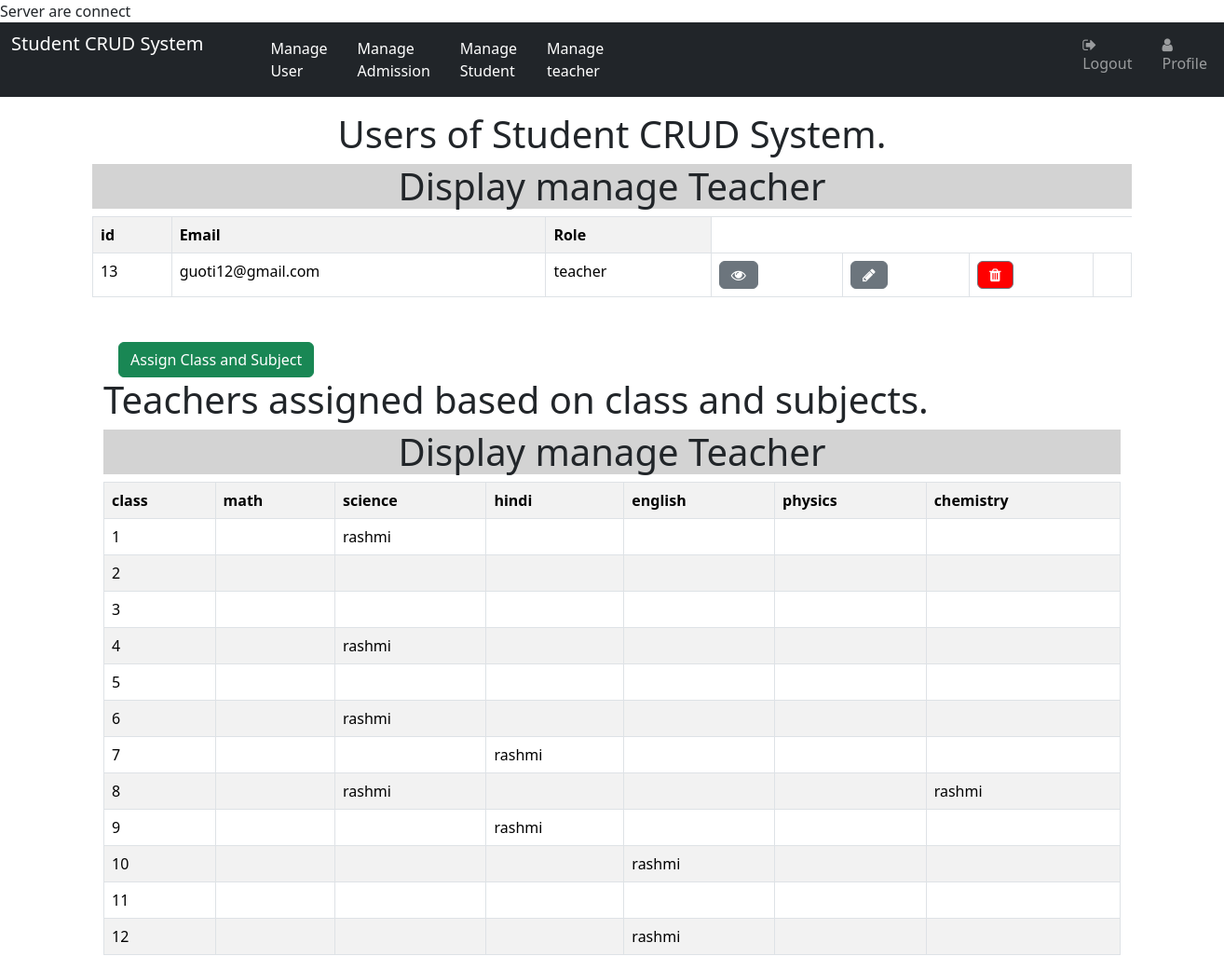
/manageteacher.php (signed in), run on the app's committed database.
### tables this page shows
CREATE TABLE `user` (
  `id` int(5) NOT NULL,
  `city` varchar(255) NOT NULL,
  `class` enum('','1','2','3','4','5','6','7','8','9','10','11','12') NOT NULL,
  `section` enum('','A','B','C') NOT NULL,
  `country` varchar(255) NOT NULL,
  `email` varchar(255) NOT NULL,
  `name` varchar(255) NOT NULL,
  `Role` enum('user','teacher','admin','student','admission') NOT NULL DEFAULT 'user',
  `userimage` varchar(255) NOT NULL,
  `password` varchar(255) NOT NULL,
  `subject` enum('physics','maths','chemestry') NOT NULL,
  `state` varchar(255) NOT NULL,
  `rollno` int(20) NOT NULL
);

CREATE TABLE `classes` (
  `class` int(100) NOT NULL,
  `maths` varchar(255) NOT NULL,
  `science` varchar(255) NOT NULL,
  `hindi` varchar(255) NOT NULL,
  `english` varchar(255) NOT NULL,
  `physics` varchar(255) NOT NULL,
  `chemistry` varchar(255) NOT NULL
);

### manageteacher.php (the view, shortened to what this page needs)
<?php
include'dbcon.php';
?>
<html>
<head>
   <link rel="stylesheet" type="text/css" href="css/bootstrap.min.css">
   <link  rel="stylesheet" href="style.css" type="text/css">
   <link rel="stylesheet" href="https://cdnjs.cloudflare.com/ajax/libs/font-awesome/4.7.0/css/font-awesome.min.css">
 </head>
 <body>
   <nav class="navbar navbar-expand bg-dark navbar-dark" id="nav1">
    <div class="container-fluid">
        <ul class="navbar-nav">
            <li class="nav-item" id="brand">
                <a class="navbar-brand" href="login.php" >Student CRUD System</a>
            </li>
            <li class="nav-item" id="hm">
                <a class="nav-link ms-3 active" href="admin.php"></a>
            </li>
            <li class="nav-item" id="hm">
                <a class="nav-link ms-3 active" href="manageuser.php">Manage User</a>
            </li>
            <li class="nav-item" id="hm">
                <a class="nav-link ms-3 active" href="manageadmission.php">Manage Admission</a>
            </li>
            <li class="nav-item" id="hm">
                <a class="nav-link ms-3 active" href="managestudent.php">Manage Student</a>
            </li>
            <li class="nav-item" id="hm">
                <a class="nav-link ms-3 active" href="manageteacher.php">Manage teacher</a>
            </li>
            <li class="nav-item" id="hm">
                <a class="nav-link mr-3 active" href=""></a>
            </li>
            <li class="nav-item" id="hm">
                <a class="nav-link mr-3 active" href=""></a>
            </li>
             <li class="nav-item" id="lgout">
                <a class="nav-link ms-3" href="logout.php"><i class="fa fa-sign-out"></i>Logout</a>
            </li>
            <li calss="nav-item" id="prfa">
                <a class="nav-link ms-3" href="profile.php"><i class="fa fa-user"></i> Profile</a>
            </li>
        </ul>
    </div>
</nav>
  <div class="container">
  <h1 class="mt-3 text-center">Users of Student CRUD System.</h1>
  <div class="col-lg-12">
     <h1 style="background-color:lightgrey" align="center"> Display manage Teacher</h1>
     <table class="table table-striped table-hover table-bordered">
     <tr>
      <th style="color:black">id</th>
       <th style="color:black">Email</th>
      <th style="color: black">Role</th>
    </tr>
<?php
    $sql = "SELECT * from user WHERE Role='teacher'";
    $result = mysqli_query($con, $sql);
    while ($res = mysqli_fetch_array($result)) {
?>
    <tr>
        <td><?php echo $res['id']; ?></td>
        <td><?php echo $res['email']; ?></td>
        <td><?php echo $res['Role']; ?></td>
         <td><?php  echo '<a href="read.php?id='. $res['id'] .'" class="mr-3 btn btn-secondary" title="View Details" data-toggle="tooltip"><span class="fa fa-eye"></span></a>'?></td>
     <td><?php  echo '<a href="update.php?id='. $res['id'] .'" class="mr-3 btn btn-secondary" title="Edit Details" data-toggle="tooltip"><span class="fa fa-pencil"></span></a>'?></td>
     <td> <?php echo '<a href="javascript:void(0)" title="Change Status" class="mr-3 btn btn-secondary delete_btn_ajax btn" data-toggle="tooltip" style="background-color:red"><span class="fa fa-trash" style="background-color:red"></span></a>' ?>
    <?php echo '<input type="hidden" class="delete_id_value" value='.$res["id"].'>' ?></td>
   <td>
</tr>
<?php
    }
?>
</table>
<div class="container mt-5">
        <a href="updateassignteacher.php?id='. $row['id'] .'" class="ms-3 btn btn-success" title="Assign" data-toggle="tooltip">Assign Class and Subject</a>
    </div>
    <div class="container">
      <h1 class="mt-3-text-center">Teachers assigned based on class and subjects.</h1>
      <div class="col-lg-12">
     <h1 style="background-color:lightgrey" align="center"> Display manage Teacher</h1>
     <table class="table table-striped table-hover table-bordered">
     <tr>
      <th style="color:black">class</th>
       <th style="color:black">math</th>
      <th style="color: black">science</th>
       <th style="color: black">hindi</th>
       <th style="color: black">english</th>
       <th style="color: black">physics </th>
       <th style="color: black">chemistry</th>
    </tr>
<?php
    $sql = "SELECT * from classes";
    $result = mysqli_query($con, $sql);
    while ($res = mysqli_fetch_array($result)) {
?>
    <tr>
        <td><?php echo $res['class']; ?></td>
        <td><?php echo $res['math']; ?></td>
        <td><?php echo $res['science']; ?></td>
        <td><?php echo $res['hindi']; ?></td>
        <td><?php echo $res['english']; ?></td>
        <td><?php echo $res['physics']; ?></td>
        <td><?php echo $res['chemistry']; ?></td>
      </tr>
<?php
    }
?>
    </table>
  </div>
    </div>
</div>
</div>
</body>
</html>

### style.css (style rules this page uses)
#lgout { margin-left:450px; }

### data on the page
user: id "13", email "guoti12@gmail.com", Role "teacher"
classes: class "1", science "rashmi"
classes: class "2"
classes: class "3"
classes: class "4", science "rashmi"
classes: class "5"
classes: class "6", science "rashmi"
classes: class "7", hindi "rashmi"
classes: class "8", science "rashmi", chemistry "rashmi"
classes: class "9", hindi "rashmi"
classes: class "10", english "rashmi"
classes: class "11"
classes: class "12", english "rashmi"
